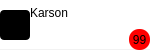
<?xml version="1.0" encoding="UTF-8"?>
<ui version="4.0">
 <class>MsgItem</class>
 <widget class="QWidget" name="MsgItem">
  <property name="geometry">
   <rect>
    <x>0</x>
    <y>0</y>
    <width>150</width>
    <height>50</height>
   </rect>
  </property>
  <property name="minimumSize">
   <size>
    <width>150</width>
    <height>0</height>
   </size>
  </property>
  <property name="maximumSize">
   <size>
    <width>150</width>
    <height>70</height>
   </size>
  </property>
  <property name="windowTitle">
   <string>Form</string>
  </property>
  <layout class="QGridLayout" name="gridLayout_2">
   <property name="leftMargin">
    <number>0</number>
   </property>
   <property name="topMargin">
    <number>0</number>
   </property>
   <property name="rightMargin">
    <number>0</number>
   </property>
   <property name="bottomMargin">
    <number>0</number>
   </property>
   <property name="spacing">
    <number>0</number>
   </property>
   <item row="0" column="0">
    <widget class="QWidget" name="widgetMain" native="true">
     <property name="minimumSize">
      <size>
       <width>100</width>
       <height>50</height>
      </size>
     </property>
     <property name="maximumSize">
      <size>
       <width>999</width>
       <height>50</height>
      </size>
     </property>
     <property name="styleSheet">
      <string notr="true">QWidget#widgetMain{
	background-color: rgb(255, 255, 255);
	border-bottom: 1px solid #F2F2F2;
}

</string>
     </property>
     <layout class="QGridLayout" name="gridLayout">
      <property name="leftMargin">
       <number>0</number>
      </property>
      <property name="topMargin">
       <number>0</number>
      </property>
      <property name="rightMargin">
       <number>0</number>
      </property>
      <property name="bottomMargin">
       <number>0</number>
      </property>
      <property name="spacing">
       <number>0</number>
      </property>
      <item row="0" column="0">
       <layout class="QHBoxLayout" name="horizontalLayout">
        <property name="spacing">
         <number>0</number>
        </property>
        <item>
         <widget class="QWidget" name="widgetHead" native="true">
          <property name="minimumSize">
           <size>
            <width>30</width>
            <height>30</height>
           </size>
          </property>
          <property name="maximumSize">
           <size>
            <width>30</width>
            <height>30</height>
           </size>
          </property>
          <property name="styleSheet">
           <string notr="true">QWidget#widgetHead{
	background-color: rgb(0, 0, 0);
	border-radius: 4px;
	border-image: url(:/icon/defaultheadpicture.jpg);
}</string>
          </property>
         </widget>
        </item>
        <item>
         <layout class="QVBoxLayout" name="verticalLayout_3">
          <property name="spacing">
           <number>0</number>
          </property>
          <item>
           <widget class="QLabel" name="lbName">
            <property name="styleSheet">
             <string notr="true">QLabel{
	background-color: transparent;
	font: 75 14pt &quot;Arial&quot;;
	color: #000000
}</string>
            </property>
            <property name="text">
             <string>Karson</string>
            </property>
           </widget>
          </item>
          <item>
           <widget class="QLabel" name="lbMsg">
            <property name="styleSheet">
             <string notr="true">QLabel#labelMsg{
	background-color: transparent;
	font: 75 11pt &quot;Arial&quot;;
	color: #888888;
}</string>
            </property>
            <property name="text">
             <string/>
            </property>
           </widget>
          </item>
         </layout>
        </item>
        <item>
         <layout class="QVBoxLayout" name="verticalLayout_2">
          <property name="spacing">
           <number>0</number>
          </property>
          <item>
           <widget class="QLabel" name="lbTime">
            <property name="maximumSize">
             <size>
              <width>50</width>
              <height>16777215</height>
             </size>
            </property>
            <property name="styleSheet">
             <string notr="true">QLabel#labelTime{
	background-color: transparent;
	font: 75 11pt &quot;Arial&quot;;
	color: #888888;
}</string>
            </property>
            <property name="text">
             <string/>
            </property>
           </widget>
          </item>
          <item>
           <widget class="QWidget" name="widgetCount" native="true">
            <property name="minimumSize">
             <size>
              <width>21</width>
              <height>21</height>
             </size>
            </property>
            <property name="maximumSize">
             <size>
              <width>21</width>
              <height>21</height>
             </size>
            </property>
            <property name="styleSheet">
             <string notr="true">QWidget#widgetCount{
	border-radius: 10px;
	background-color: rgb(255, 0, 0);
}</string>
            </property>
            <widget class="QLabel" name="lbCount">
             <property name="geometry">
              <rect>
               <x>0</x>
               <y>0</y>
               <width>21</width>
               <height>21</height>
              </rect>
             </property>
             <property name="styleSheet">
              <string notr="true">QLabel#labelCount{
	color: white;
	background-color: transparent;
	font: 10pt &quot;Airal&quot;;
}</string>
             </property>
             <property name="text">
              <string>99</string>
             </property>
             <property name="alignment">
              <set>Qt::AlignmentFlag::AlignCenter</set>
             </property>
            </widget>
           </widget>
          </item>
         </layout>
        </item>
       </layout>
      </item>
     </layout>
    </widget>
   </item>
  </layout>
 </widget>
 <resources/>
 <connections/>
</ui>
